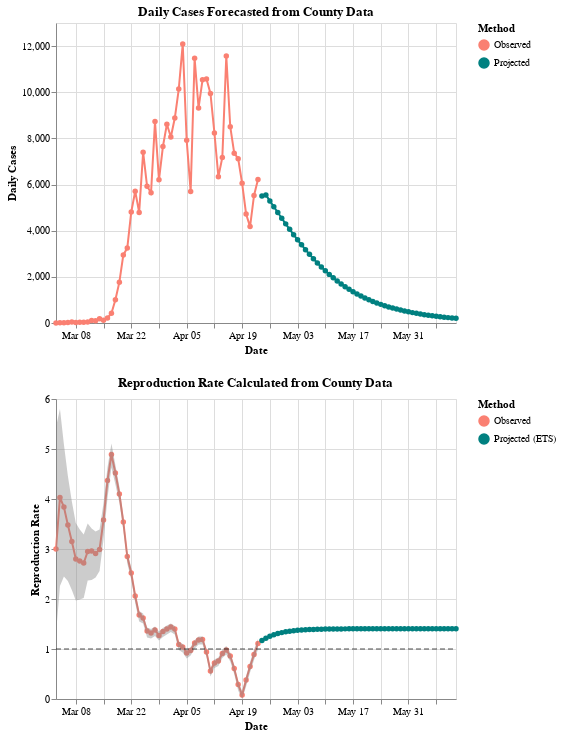

Here is the notebook cell this chart was saved with:
### Code cell
alt.vconcat(p1, p2).resolve_scale(color="independent")
